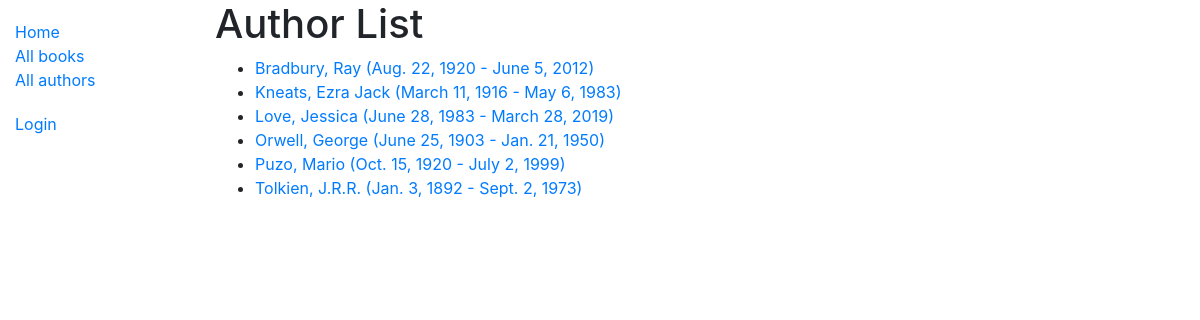
Screenshot of /catalog/authors/ with the database file from the repository.
### catalog/models.py (models this page shows)
class Author (models.Model):
    first_name = models.CharField(max_length=100)
    last_name = models.CharField(max_length=100)
    date_of_birth = models.DateField(null=True, blank=True)
    date_of_death = models.DateField('died', null=True, blank=True)
    class Meta:
        ordering = ['last_name', 'first_name']
    def get_absolute_url(self):
        return reverse('author-detail', args=[str(self.id)])
    def __str__(self):
        return f'{self.last_name}, {self.first_name}'

### catalog/views.py (the view)
# urls.py: path('authors/', views.AuthorListView.as_view(), name='authors'),
class AuthorListView(generic.ListView):
    model = Author
    paginate_by = 10

### catalog/templates/catalog/author_list.html
{% extends "base_generic.html" %}
{% block content %}
<h1>Author List</h1>
{% if author_list %}
  <ul>
  {% for author in author_list %}
    <li>
      <a href="{{ author.get_absolute_url }}">
      {{ author }} ({{author.date_of_birth}} - {% if author.date_of_death %}{{author.date_of_death}}{% endif %})
      </a>
    </li>
  {% endfor %}
 </ul>
{% else %}
  <p>There are no authors available.</p>
{% endif %}
{% endblock %}

### rows the page displays
Author: last_name+first_name "Bradbury, Ray", date_of_birth "Aug. 22, 1920", date_of_death "June 5, 2012"
Author: last_name+first_name "Kneats, Ezra Jack", date_of_birth "March 11, 1916", date_of_death "May 6, 1983"
Author: last_name+first_name "Love, Jessica", date_of_birth "June 28, 1983", date_of_death "March 28, 2019"
Author: last_name+first_name "Orwell, George", date_of_birth "June 25, 1903", date_of_death "Jan. 21, 1950"
Author: last_name+first_name "Puzo, Mario", date_of_birth "Oct. 15, 1920", date_of_death "July 2, 1999"
Author: last_name+first_name "Tolkien, J.R.R.", date_of_birth "Jan. 3, 1892", date_of_death "Sept. 2, 1973"
